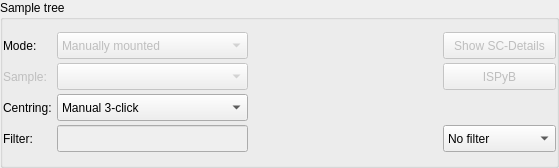
<?xml version="1.0" encoding="UTF-8"?>
<ui version="4.0">
 <class>SampleChangerWidgetLayout</class>
 <widget class="QWidget" name="SampleChangerWidgetLayout">
  <property name="geometry">
   <rect>
    <x>0</x>
    <y>0</y>
    <width>559</width>
    <height>168</height>
   </rect>
  </property>
  <property name="sizePolicy">
   <sizepolicy hsizetype="Expanding" vsizetype="Minimum">
    <horstretch>0</horstretch>
    <verstretch>0</verstretch>
   </sizepolicy>
  </property>
  <property name="maximumSize">
   <size>
    <width>32767</width>
    <height>32767</height>
   </size>
  </property>
  <property name="windowTitle">
   <string>Acquisition widget</string>
  </property>
  <layout class="QHBoxLayout" name="horizontalLayout_2">
   <property name="spacing">
    <number>0</number>
   </property>
   <property name="margin">
    <number>0</number>
   </property>
   <item>
    <widget class="QGroupBox" name="groupBox">
     <property name="sizePolicy">
      <sizepolicy hsizetype="Preferred" vsizetype="Preferred">
       <horstretch>0</horstretch>
       <verstretch>0</verstretch>
      </sizepolicy>
     </property>
     <property name="title">
      <string>Sample tree</string>
     </property>
     <layout class="QGridLayout" name="gridLayout">
      <property name="margin">
       <number>0</number>
      </property>
      <property name="spacing">
       <number>0</number>
      </property>
      <item row="0" column="0">
       <layout class="QGridLayout" name="gridLayout_2">
        <property name="leftMargin">
         <number>0</number>
        </property>
        <property name="topMargin">
         <number>0</number>
        </property>
        <property name="spacing">
         <number>4</number>
        </property>
        <item row="4" column="0">
         <widget class="QLabel" name="filter_label">
          <property name="minimumSize">
           <size>
            <width>50</width>
            <height>27</height>
           </size>
          </property>
          <property name="maximumSize">
           <size>
            <width>100</width>
            <height>27</height>
           </size>
          </property>
          <property name="text">
           <string>Filter:</string>
          </property>
         </widget>
        </item>
        <item row="2" column="0">
         <widget class="QLabel" name="sample_label">
          <property name="enabled">
           <bool>false</bool>
          </property>
          <property name="minimumSize">
           <size>
            <width>50</width>
            <height>27</height>
           </size>
          </property>
          <property name="maximumSize">
           <size>
            <width>100</width>
            <height>27</height>
           </size>
          </property>
          <property name="text">
           <string>Sample:</string>
          </property>
         </widget>
        </item>
        <item row="2" column="3">
         <widget class="QPushButton" name="synch_ispyb_button">
          <property name="enabled">
           <bool>false</bool>
          </property>
          <property name="sizePolicy">
           <sizepolicy hsizetype="Minimum" vsizetype="Fixed">
            <horstretch>0</horstretch>
            <verstretch>0</verstretch>
           </sizepolicy>
          </property>
          <property name="minimumSize">
           <size>
            <width>100</width>
            <height>27</height>
           </size>
          </property>
          <property name="maximumSize">
           <size>
            <width>200</width>
            <height>27</height>
           </size>
          </property>
          <property name="toolTip">
           <string>Sync samples with ISPyB</string>
          </property>
          <property name="text">
           <string>ISPyB</string>
          </property>
          <property name="icon">
           <iconset>
            <normaloff>../icons/Refresh2.png</normaloff>../icons/Refresh2.png</iconset>
          </property>
         </widget>
        </item>
        <item row="4" column="3">
         <widget class="QComboBox" name="filter_combo">
          <property name="minimumSize">
           <size>
            <width>100</width>
            <height>27</height>
           </size>
          </property>
          <property name="maximumSize">
           <size>
            <width>200</width>
            <height>27</height>
           </size>
          </property>
          <item>
           <property name="text">
            <string>No filter</string>
           </property>
          </item>
          <item>
           <property name="text">
            <string>Star</string>
           </property>
          </item>
          <item>
           <property name="text">
            <string>Sample name</string>
           </property>
          </item>
          <item>
           <property name="text">
            <string>Protein name</string>
           </property>
          </item>
          <item>
           <property name="text">
            <string>Basket index</string>
           </property>
          </item>
          <item>
           <property name="text">
            <string>Executed</string>
           </property>
          </item>
          <item>
           <property name="text">
            <string>Not executed</string>
           </property>
          </item>
          <item>
           <property name="text">
            <string>OSC</string>
           </property>
          </item>
          <item>
           <property name="text">
            <string>Helical</string>
           </property>
          </item>
          <item>
           <property name="text">
            <string>Charaterisation</string>
           </property>
          </item>
          <item>
           <property name="text">
            <string>Energy Scan</string>
           </property>
          </item>
          <item>
           <property name="text">
            <string>XRF Spectrum</string>
           </property>
          </item>
          <item>
           <property name="text">
            <string>Advanced</string>
           </property>
          </item>
         </widget>
        </item>
        <item row="1" column="0">
         <widget class="QLabel" name="label_2">
          <property name="sizePolicy">
           <sizepolicy hsizetype="Fixed" vsizetype="Preferred">
            <horstretch>0</horstretch>
            <verstretch>0</verstretch>
           </sizepolicy>
          </property>
          <property name="minimumSize">
           <size>
            <width>50</width>
            <height>27</height>
           </size>
          </property>
          <property name="maximumSize">
           <size>
            <width>100</width>
            <height>27</height>
           </size>
          </property>
          <property name="text">
           <string>Mode:</string>
          </property>
         </widget>
        </item>
        <item row="3" column="0">
         <widget class="QLabel" name="centring_mode_label">
          <property name="sizePolicy">
           <sizepolicy hsizetype="Fixed" vsizetype="Preferred">
            <horstretch>0</horstretch>
            <verstretch>0</verstretch>
           </sizepolicy>
          </property>
          <property name="minimumSize">
           <size>
            <width>50</width>
            <height>27</height>
           </size>
          </property>
          <property name="maximumSize">
           <size>
            <width>100</width>
            <height>27</height>
           </size>
          </property>
          <property name="text">
           <string>Centring:</string>
          </property>
         </widget>
        </item>
        <item row="1" column="1">
         <widget class="QComboBox" name="filter_cbox">
          <property name="enabled">
           <bool>false</bool>
          </property>
          <property name="minimumSize">
           <size>
            <width>100</width>
            <height>27</height>
           </size>
          </property>
          <property name="maximumSize">
           <size>
            <width>200</width>
            <height>27</height>
           </size>
          </property>
          <item>
           <property name="text">
            <string>Manually mounted</string>
           </property>
          </item>
          <item>
           <property name="text">
            <string>Sample changer</string>
           </property>
          </item>
          <item>
           <property name="text">
            <string>Plate</string>
           </property>
          </item>
          <item>
           <property name="text">
            <string>Mounted sample</string>
           </property>
          </item>
         </widget>
        </item>
        <item row="3" column="1">
         <widget class="QComboBox" name="centring_cbox">
          <property name="minimumSize">
           <size>
            <width>100</width>
            <height>27</height>
           </size>
          </property>
          <property name="maximumSize">
           <size>
            <width>200</width>
            <height>27</height>
           </size>
          </property>
          <property name="toolTip">
           <string>&lt;B&gt;Manual&lt;/B&gt; 3-Click centring &lt;BR&gt; &lt;B&gt;Semi Automatic&lt;/B&gt; - Gives the possibility to confirm centring &lt;BR&gt; &lt;B&gt;Fully Automatic&lt;/B&gt; - Continues without waiting for confirmation</string>
          </property>
          <property name="currentIndex">
           <number>0</number>
          </property>
          <item>
           <property name="text">
            <string>Manual 3-click</string>
           </property>
          </item>
          <item>
           <property name="text">
            <string>Optical semi automatic </string>
           </property>
          </item>
          <item>
           <property name="text">
            <string>Optical fully automatic</string>
           </property>
          </item>
          <item>
           <property name="text">
            <string>Automatic X-ray</string>
           </property>
          </item>
         </widget>
        </item>
        <item row="2" column="1">
         <widget class="QComboBox" name="sample_combo">
          <property name="enabled">
           <bool>false</bool>
          </property>
          <property name="minimumSize">
           <size>
            <width>100</width>
            <height>27</height>
           </size>
          </property>
          <property name="maximumSize">
           <size>
            <width>200</width>
            <height>27</height>
           </size>
          </property>
         </widget>
        </item>
        <item row="4" column="1">
         <widget class="QLineEdit" name="filter_ledit">
          <property name="enabled">
           <bool>false</bool>
          </property>
          <property name="minimumSize">
           <size>
            <width>100</width>
            <height>0</height>
           </size>
          </property>
          <property name="maximumSize">
           <size>
            <width>200</width>
            <height>27</height>
           </size>
          </property>
         </widget>
        </item>
        <item row="1" column="3">
         <widget class="QPushButton" name="details_button">
          <property name="enabled">
           <bool>false</bool>
          </property>
          <property name="sizePolicy">
           <sizepolicy hsizetype="Fixed" vsizetype="Fixed">
            <horstretch>0</horstretch>
            <verstretch>0</verstretch>
           </sizepolicy>
          </property>
          <property name="minimumSize">
           <size>
            <width>100</width>
            <height>27</height>
           </size>
          </property>
          <property name="maximumSize">
           <size>
            <width>200</width>
            <height>27</height>
           </size>
          </property>
          <property name="toolTip">
           <string>Show sample changer tab</string>
          </property>
          <property name="text">
           <string>Show SC-Details</string>
          </property>
         </widget>
        </item>
        <item row="2" column="2">
         <spacer name="horizontalSpacer">
          <property name="orientation">
           <enum>Qt::Horizontal</enum>
          </property>
          <property name="sizeHint" stdset="0">
           <size>
            <width>100</width>
            <height>20</height>
           </size>
          </property>
         </spacer>
        </item>
       </layout>
      </item>
     </layout>
    </widget>
   </item>
  </layout>
 </widget>
 <layoutdefault spacing="6" margin="11"/>
 <pixmapfunction>qPixmapFromMimeSource</pixmapfunction>
 <tabstops>
  <tabstop>filter_cbox</tabstop>
  <tabstop>details_button</tabstop>
  <tabstop>sample_combo</tabstop>
  <tabstop>synch_ispyb_button</tabstop>
  <tabstop>centring_cbox</tabstop>
  <tabstop>filter_ledit</tabstop>
  <tabstop>filter_combo</tabstop>
 </tabstops>
 <resources/>
 <connections/>
</ui>
